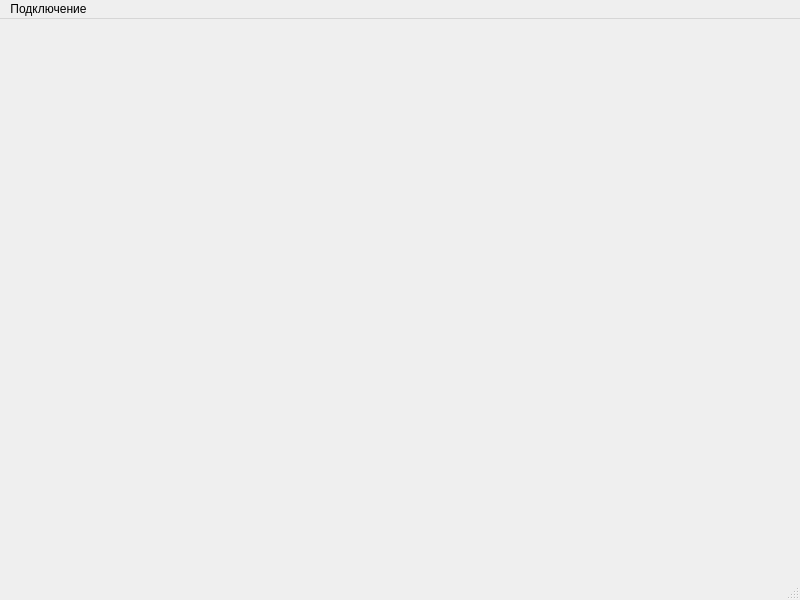
<?xml version="1.0" encoding="UTF-8"?>
<ui version="4.0">
 <class>MainWindow</class>
 <widget class="QMainWindow" name="MainWindow">
  <property name="geometry">
   <rect>
    <x>0</x>
    <y>0</y>
    <width>800</width>
    <height>600</height>
   </rect>
  </property>
  <property name="windowTitle">
   <string>MainWindow</string>
  </property>
  <widget class="QWidget" name="centralwidget"/>
  <widget class="QMenuBar" name="menubar">
   <property name="geometry">
    <rect>
     <x>0</x>
     <y>0</y>
     <width>800</width>
     <height>21</height>
    </rect>
   </property>
   <widget class="QMenu" name="menu">
    <property name="title">
     <string>Подключение</string>
    </property>
    <addaction name="action"/>
   </widget>
   <addaction name="menu"/>
  </widget>
  <widget class="QStatusBar" name="statusbar"/>
  <action name="action">
   <property name="text">
    <string>Подключиться к БД...</string>
   </property>
  </action>
 </widget>
 <resources/>
 <connections/>
</ui>
